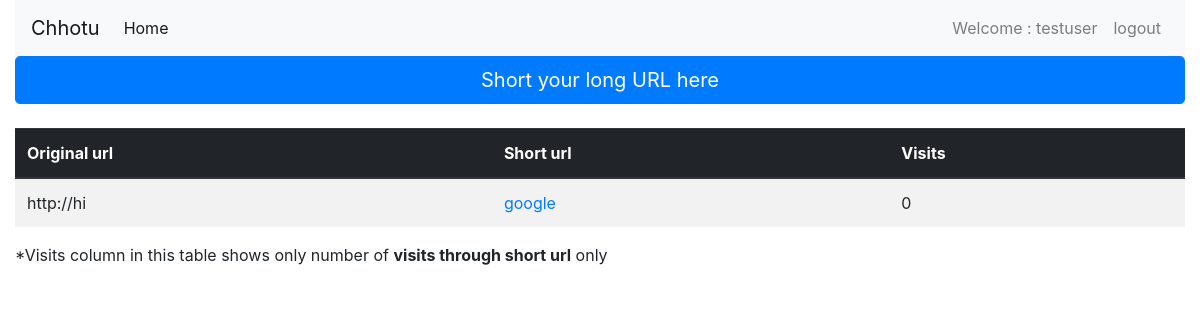
Page / (signed in) on the earlier database version.
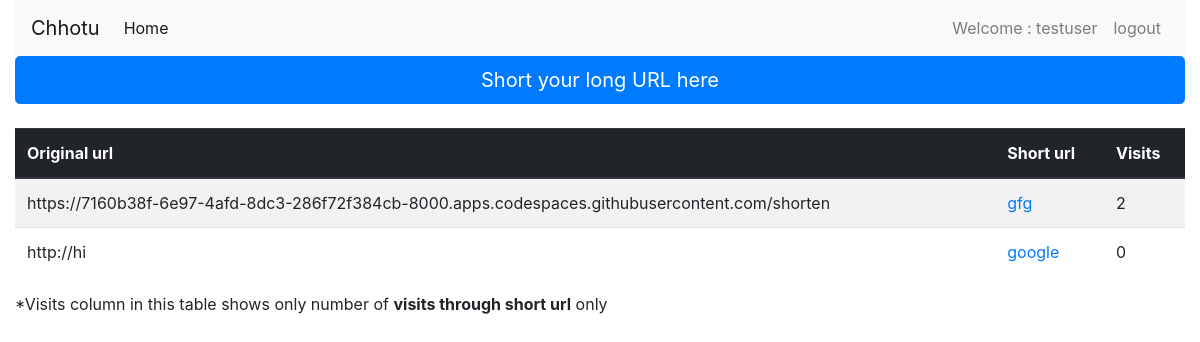
Same page on the later database version.
### main/models.py (models this page shows, shortened)
class UserShort(models.Model):
    uri = models.URLField('Enter original uri ')
    shorturi = models.CharField('save the model for shorten uri',max_length=10,null=True,blank=True)
    user = models.ForeignKey(User,on_delete=models.CASCADE)
    count = models.IntegerField(default=0)

### home/views.py (the view)
# urls.py: path('',index,name='index'),
def index(request):
    if request.user.is_authenticated:
        query = UserShort.objects.filter(user=request.user).order_by('-pk')
        context = {'query':query}
    else:
        query = shorten.objects.all().order_by('-pk')
        context = {'query':query}
    return render(request,'index.html',context)

### templates/index.html
{% extends 'base.html' %}
{% block content %}
<a href="{% url 'home:short'%}" class="btn btn-primary btn-lg btn-block mb-4">Short your long URL here</a>
<div class="table-responsive ">
    <table class="table table-striped borderless">
  <thead class="thead-dark">
    <tr>
      <th scope="col">Original url</th>
      <th scope="col">Short url</th>
      {% if user.is_authenticated %}
      <th scope="col">Visits</th>
      {%endif%}
    </tr>
  </thead>
  <tbody>
  {%for object in query%}
    <tr>
      <td>{{object.uri }}</td>
      {% if user.is_authenticated %}
      <td><a href="{{user}}/{{object.shorturi}}">{{object.shorturi}}</a></td>
      {%else%}
      <td><a href="/{{object.shorturi}}">{{object.shorturi}}</a></td>
      {%endif%}
      {% if user.is_authenticated %}
      <td>{{object.count}}</td>
      {%endif%}
    </tr>
  {%endfor%}
  </tbody>
</table>
      {% if user.is_authenticated %}
      *Visits column in this table shows only number of <b>visits through short url</b> only
      {%endif%}
</div>
 {% endblock %}

Differences in the rows shown:
added UserShort: uri "https://7160b38f-6e97-4afd-8dc3-286f72f384cb-8000.apps.codespaces.githubusercontent.com/shorten", shorturi "gfg", count "2"
